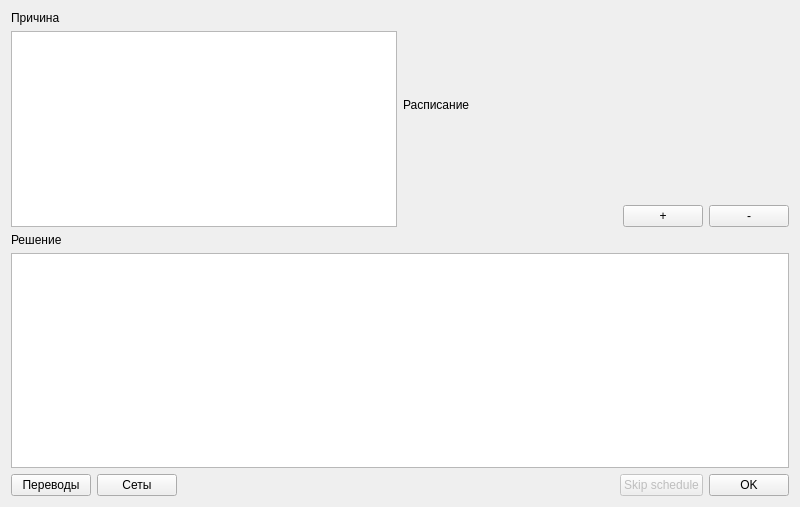
<?xml version="1.0" encoding="UTF-8"?>
<ui version="4.0">
 <class>ConfuseDialog</class>
 <widget class="QWidget" name="ConfuseDialog">
  <property name="geometry">
   <rect>
    <x>0</x>
    <y>0</y>
    <width>800</width>
    <height>507</height>
   </rect>
  </property>
  <property name="windowTitle">
   <string>Form</string>
  </property>
  <layout class="QVBoxLayout" name="verticalLayout_3">
   <item>
    <layout class="QHBoxLayout" name="horizontalLayout_2">
     <item>
      <layout class="QVBoxLayout" name="verticalLayout">
       <item>
        <widget class="QLabel" name="label_3">
         <property name="text">
          <string>Причина</string>
         </property>
        </widget>
       </item>
       <item>
        <widget class="QTextEdit" name="confuseEdit"/>
       </item>
      </layout>
     </item>
     <item>
      <layout class="QVBoxLayout" name="verticalLayout_2">
       <item>
        <widget class="QLabel" name="label">
         <property name="text">
          <string>Расписание</string>
         </property>
        </widget>
       </item>
       <item>
        <layout class="QHBoxLayout" name="horizontalLayout_3" stretch="0,0,0">
         <item>
          <spacer name="horizontalSpacer_2">
           <property name="orientation">
            <enum>Qt::Horizontal</enum>
           </property>
           <property name="sizeHint" stdset="0">
            <size>
             <width>40</width>
             <height>20</height>
            </size>
           </property>
          </spacer>
         </item>
         <item>
          <widget class="QPushButton" name="zoomInButton">
           <property name="sizePolicy">
            <sizepolicy hsizetype="Minimum" vsizetype="Fixed">
             <horstretch>0</horstretch>
             <verstretch>0</verstretch>
            </sizepolicy>
           </property>
           <property name="text">
            <string>+</string>
           </property>
          </widget>
         </item>
         <item>
          <widget class="QPushButton" name="zoomOutButton">
           <property name="text">
            <string>-</string>
           </property>
          </widget>
         </item>
        </layout>
       </item>
      </layout>
     </item>
    </layout>
   </item>
   <item>
    <widget class="QLabel" name="label_2">
     <property name="text">
      <string>Решение</string>
     </property>
    </widget>
   </item>
   <item>
    <widget class="QTextEdit" name="solveEdit"/>
   </item>
   <item>
    <layout class="QHBoxLayout" name="horizontalLayout">
     <item>
      <widget class="QPushButton" name="transitionButton">
       <property name="text">
        <string>Переводы</string>
       </property>
      </widget>
     </item>
     <item>
      <widget class="QPushButton" name="setsButton">
       <property name="text">
        <string>Сеты</string>
       </property>
      </widget>
     </item>
     <item>
      <spacer name="horizontalSpacer">
       <property name="orientation">
        <enum>Qt::Horizontal</enum>
       </property>
       <property name="sizeHint" stdset="0">
        <size>
         <width>40</width>
         <height>20</height>
        </size>
       </property>
      </spacer>
     </item>
     <item>
      <widget class="QPushButton" name="skipButton">
       <property name="enabled">
        <bool>false</bool>
       </property>
       <property name="text">
        <string>Skip schedule</string>
       </property>
      </widget>
     </item>
     <item>
      <widget class="QPushButton" name="okButton">
       <property name="text">
        <string>OK</string>
       </property>
      </widget>
     </item>
    </layout>
   </item>
  </layout>
 </widget>
 <resources/>
 <connections/>
</ui>
